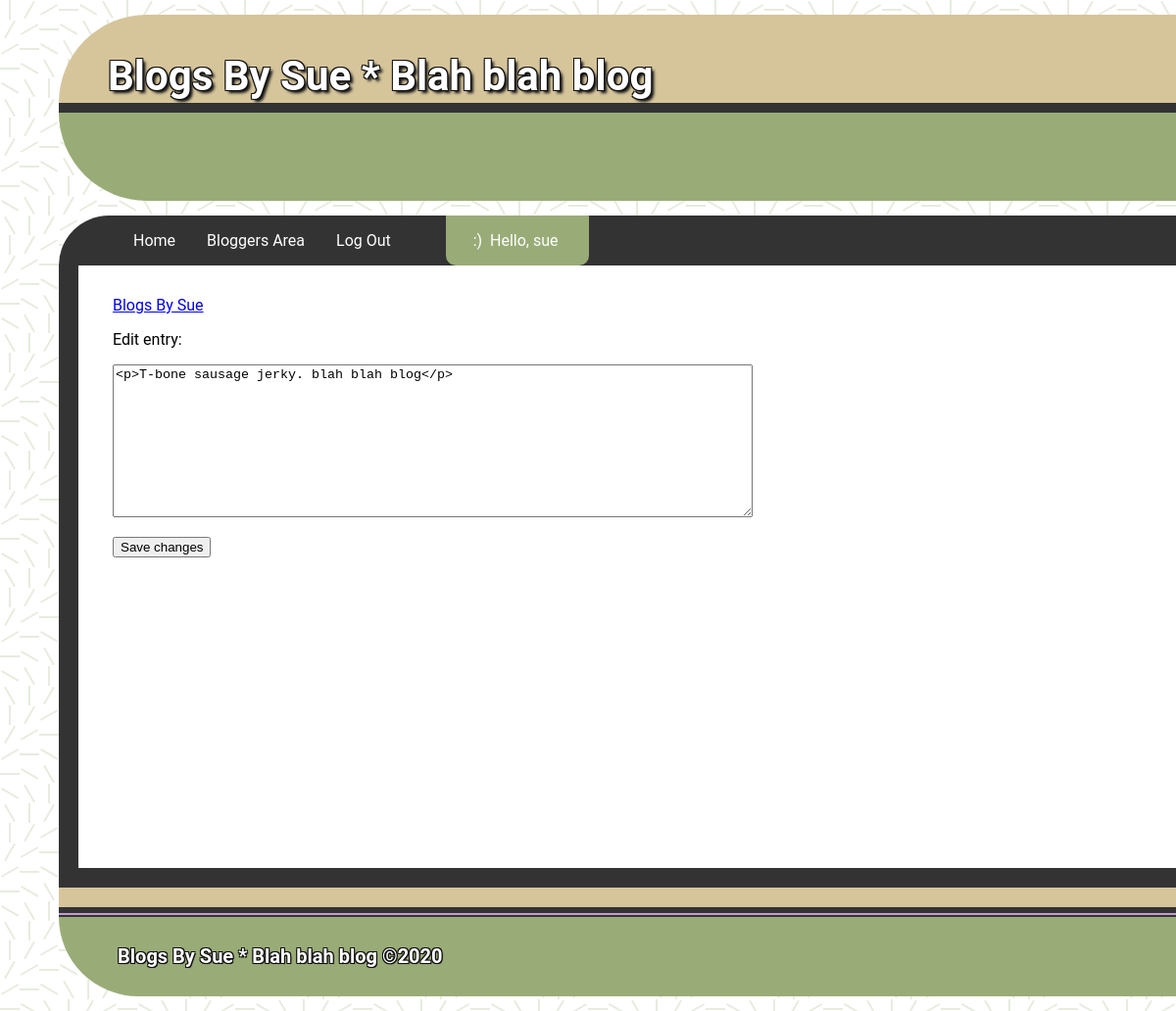
Page /edit_entry/15/ (signed in) on the committed database.
### blog_app/models.py (models this page shows, shortened)
class Topic(models.Model):
    text = models.CharField(max_length=255)
    date_added = models.DateTimeField(auto_now_add=True)
    owner = models.ForeignKey(User, on_delete=models.CASCADE)
    def __str__(self):
        return self.text

class Entry(models.Model):
    topic = models.ForeignKey(Topic, on_delete=models.CASCADE)
    text = RichTextField(blank=True, null=True)
    date_added = models.DateTimeField(auto_now_add=True)
    class Meta:
        verbose_name_plural = 'entries'  # correct display so it doesn't show up as 'entrys'

### blog_app/views.py (the view)
# urls.py: path('edit_entry/<int:entry_id>/', views.edit_entry, name='edit_entry'),
@login_required
def edit_entry(request, entry_id):
    entry = Entry.objects.get(id=entry_id)
    topic = entry.topic
    if topic.owner != request.user:
        raise Http404
    if request.method != 'POST':
        form = EntryForm(instance=entry)
    else:
        form = EntryForm(instance=entry, data=request.POST)
        if form.is_valid():
            form.save()
            return redirect('blog_app:topic', topic_id=topic.id)
    content = {'entry': entry, 'topic': topic, 'form': form}
    return render(request, 'blog_app/edit_entry.html', content)

### blog_app/forms.py
class EntryForm(forms.ModelForm):
    class Meta:
        model = Entry
        fields = ['text']
        labels = {'text': ''}
        widgets = {'text': forms.Textarea(attrs={'cols': 79})}

### blog_app/templates/blog_app/edit_entry.html (shortened to what this page needs)
{% extends 'blog_app/base.html' %}
{%load static %}
{% block content %}
<p><a href="{% url 'blog_app:topic' topic.id %}">{{ topic }}</a></p>
<p>Edit entry:</p>
<form action="{% url 'blog_app:edit_entry' entry.id %}" method='post'>
  {{ form.as_p }}
  <button name="submit">Save changes</button>
</form>
{% endblock content %}

### blog_app/templates/blog_app/base.html (shortened to what this page needs)
<!DOCTYPE html>
<html lang="en">
<head>
    {% load static %}
    <link rel="stylesheet" href="{% static 'style.css' %}">
</head>
<body class="bdy_bkg_shape">
<div class="header">
    <h1>{{ page_title|title }} {{ topic|title }} * Blah blah blog </h1>
</div>
<hr class="hoz_black_line">
<div class="header_base">
</div>
<div class="navbar">
    {% with request.resolver_match.url_name as url_name %}
    <a href="{% url 'blog_app:index' %}">Home</a>
    <a href="{% url 'blog_app:topics' %}">Bloggers Area</a>
    {% if user.is_authenticated %}
    <a href="{% url 'users:logout' %}">Log Out</a>
    <a href="" class="dead_nav_space">&nbsp;&nbsp;</a>
    <a href="" class="user_auth_display">&nbsp;&nbsp;&nbsp;:)&nbsp; Hello, {{ user.username }} &nbsp;&nbsp;&nbsp;</a>
    {% else %}
    <a href="{% url 'users:register' %}">Register</a>
    <a href="{% url 'users:login' %}">Log In</a>
    {% endif %}
    {% endwith %}
</div>
<div class="outerContainer">
    <div class="innerContainer">
        {% block content %}
        {% endblock content %}
    </div>
</div>
<div class="footer_cap"></div>
<hr class="hoz_ac_line">
<hr class="hoz_P_thin">
<hr class="hoz_black_thin">
<div class="footer">
    <h1>{{ page_title|title }} {{ topic|title }}&nbsp;*&nbsp;Blah blah blog &#169;2020&nbsp;&nbsp;</h1>
</div>
</body>
</html>

### blog_app/static/style.css (style rules this page uses)
body { margin: 15px 0 0 60px; font-family: "Roboto", "Lucida Grande", Verdana, Arial, sans-serif; }
.bdy_bkg_shape { background-color: #ffffff; }
.header { padding: 10px 0 0 50px; text-align: left; text-shadow: 3px 3px 3px #111, -1px -1px 0 #111, 1px -1px 0 #111, -1px 1px 0 #111, 1px 1px 0 #111; background: #D6C59B; color: white; font-size: 21px; white-space: nowrap; border-radius: 500px 0 0 0; min-height: 5rem; }
.header_base { padding: 10px 0 0 90px; text-align: left; background: #99AC77; border-radius: 0 0 0 500px; min-height: 5rem; margin-bottom: 15px; }
hr.hoz_black_line { border: 5px solid #333; border-radius: 0 0 0 0; margin: 0 0 0 0; top: 0; }
hr.hoz_black_thin { border: 1px solid #333; border-radius: 0 0 0 0; margin: 0 0 0 0; top: 0; }
hr.hoz_ac_line { border: 3px solid #333; border-radius: 0 0 0 0; margin: 0 0 0 0; top: 0; }
hr.hoz_P_thin { border: 1px solid #C59AD6; border-radius: 0 0 0 0; margin: 0 0 0 0; top: 0; }
.navbar { margin-top: 5px; padding: 0px 0 0 60px;white-space: nowrap; overflow: hidden; background-color: #333; border-radius: 500px 0 0 0; }
.navbar a { float: left; font-size: 16px; color: white; text-align: center; padding: 16px 16px; text-decoration: none; }
.user_auth_display { float: right; background-color: #99AC77; pointer-events: none; cursor: default; border-radius: 0 0 10px 10px; }
.dead_nav_space { pointer-events: none; cursor: default; white-space: nowrap; }
.outerContainer { display: block; background-color: white; border-left: 20px solid #333; border-right: 0; border-bottom: 20px solid #333; height: 100%; top: 0; }
.innerContainer { padding: 15px 0 15px 35px; min-height: 560px; margin-right: 65px; margin-bottom: 25px; background-color: white; }
.footer_cap { min-height: 20px; background: #D6C59B; }
.footer { margin-bottom: 15px; padding: 15px 0 15px 60px; text-align: left; background: #99AC77; color: white; font-size: 10px; border-radius: 0 0 0 500px; text-shadow: 1px 1px 1px #111, -1px -1px 0 #111, 1px -1px 0 #111, -1px 1px 0 #111, 1px 1px 0 #111; }

### rows in the picture
Topic: text "Blogs By Sue"
Entry: text "<p>T-bone sausage jerky. blah blah blog</p>"

### other values in the picture
{{ user.username }} "sue"
